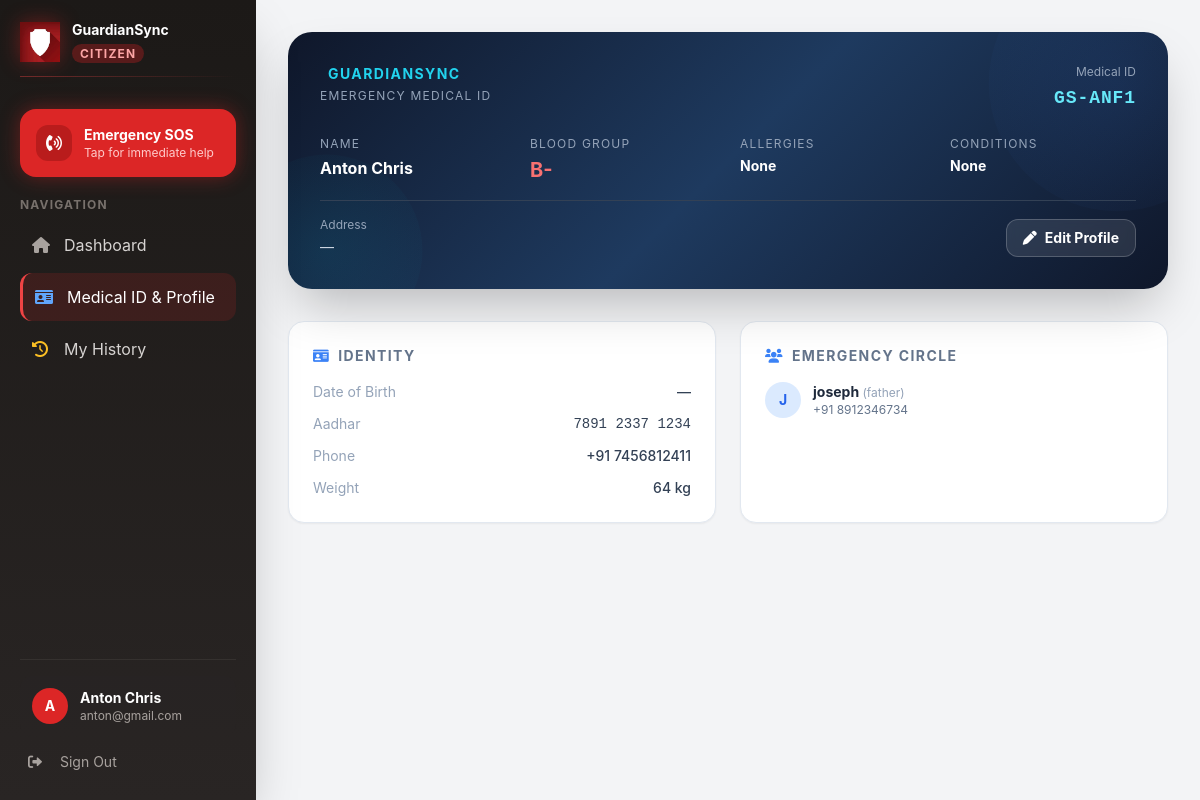
The page /user/profile (signed in) on the database its author committed.
### tables this page shows
CREATE TABLE users (
        id TEXT PRIMARY KEY,
        name TEXT NOT NULL,
        email TEXT UNIQUE NOT NULL,
        phone TEXT,
        password_hash TEXT NOT NULL,
        role TEXT DEFAULT "user",
        unit_id TEXT,
        created_at DATETIME DEFAULT CURRENT_TIMESTAMP);

CREATE TABLE user_profiles (
        user_id TEXT PRIMARY KEY,
        medical_id TEXT UNIQUE,
        full_name TEXT,
        dob TEXT,
        aadhar_number TEXT,
        address TEXT,
        blood_type TEXT,
        weight TEXT,
        allergies TEXT,
        conditions TEXT,
        phone TEXT,
        updated_at DATETIME DEFAULT CURRENT_TIMESTAMP);

CREATE TABLE emergency_contacts (
        id INTEGER PRIMARY KEY AUTOINCREMENT,
        user_id TEXT,
        name TEXT,
        relation TEXT,
        phone TEXT);

### main.py (the view)
@app.get("/user/profile")
async def user_profile(request: Request):
    user = get_session_user(request, "citizen")
    if not user: return RedirectResponse(url="/auth/login")
    conn = get_db()
    profile = conn.execute("SELECT * FROM user_profiles WHERE user_id = ?", (user["id"],)).fetchone()
    contacts = conn.execute("SELECT * FROM emergency_contacts WHERE user_id = ?", (user["id"],)).fetchall()
    conn.close()
    return templates.TemplateResponse("user/profile.html", {
        "request": request, "user": user, "user_id": user["id"],
        "profile": dict(profile) if profile else None,
        "contacts": [dict(c) for c in contacts],
        "success": request.query_params.get("success"),
        "error": request.query_params.get("error"),
    })

### templates/user/profile.html (shortened to what this page needs)
{% extends "user/layout.html" %}
{% block content %}
<div class="max-w-4xl">
  <div id="card-view">
    <div class="relative rounded-3xl overflow-hidden shadow-2xl mb-8"
      style="background: linear-gradient(135deg, #0f172a 0%, #1e3a5f 50%, #0f172a 100%); min-height: 200px;">
      <div class="absolute top-0 right-0 w-64 h-64 rounded-full opacity-10" style="background: radial-gradient(circle, #3b82f6, transparent); transform: translate(30%, -30%);"></div>
      <div class="absolute bottom-0 left-0 w-48 h-48 rounded-full opacity-10" style="background: radial-gradient(circle, #06b6d4, transparent); transform: translate(-30%, 30%);"></div>
      <div class="relative p-8 text-white">
        <div class="flex justify-between items-start mb-6">
          <div>
            <div class="flex items-center gap-2 mb-1">
              <span class="text-cyan-400 font-bold tracking-widest text-sm uppercase">GuardianSync</span>
            </div>
            <p class="text-xs text-slate-400 uppercase tracking-widest">Emergency Medical ID</p>
          </div>
          {% if profile and profile.medical_id %}
          <div class="text-right">
            <p class="text-xs text-slate-400 mb-1">Medical ID</p>
            <p class="font-mono font-bold text-cyan-300 text-lg tracking-wider">{{ profile.medical_id }}</p>
          </div>
          {% else %}
          <span class="bg-amber-400 text-amber-900 text-xs font-bold px-3 py-1 rounded-full">No ID yet</span>
          {% endif %}
        </div>
        <div class="grid grid-cols-2 md:grid-cols-4 gap-6">
          <div>
            <p class="text-xs text-slate-400 uppercase tracking-widest mb-1">Name</p>
            <p class="font-bold text-white">{{ profile.full_name if profile and profile.full_name else '—' }}</p>
          </div>
          <div>
            <p class="text-xs text-slate-400 uppercase tracking-widest mb-1">Blood Group</p>
            <p class="font-bold text-red-400 text-xl">{{ profile.blood_type if profile and profile.blood_type else '—' }}</p>
          </div>
          <div>
            <p class="text-xs text-slate-400 uppercase tracking-widest mb-1">Allergies</p>
            <p class="font-bold text-white text-sm">{{ profile.allergies if profile and profile.allergies else 'None' }}</p>
          </div>
          <div>
            <p class="text-xs text-slate-400 uppercase tracking-widest mb-1">Conditions</p>
            <p class="font-bold text-white text-sm">{{ profile.conditions if profile and profile.conditions else 'None' }}</p>
          </div>
        </div>
        <div class="mt-4 pt-4 border-t border-slate-700 flex justify-between items-end">
          <div>
            <p class="text-xs text-slate-400 mb-1">Address</p>
            <p class="text-sm text-slate-300">{{ profile.address if profile and profile.address else '—' }}</p>
          </div>
          <button onclick="switchToEdit()"
            class="flex items-center gap-2 bg-white/10 hover:bg-white/20 transition border border-white/20 text-white text-sm font-bold px-4 py-2 rounded-xl backdrop-blur-sm">
            <i class="fa-solid fa-pen"></i> Edit Profile
          </button>
        </div>
      </div>
    </div>
    <div class="grid grid-cols-1 md:grid-cols-2 gap-6 mb-6">
      <div class="bg-white border border-slate-200 rounded-2xl p-6 shadow-sm">
        <h3 class="text-sm font-bold text-slate-500 uppercase tracking-widest mb-4 flex items-center gap-2">
          <i class="fa-solid fa-id-card text-blue-500"></i> Identity
        </h3>
        <div class="space-y-3">
          <div class="flex justify-between">
            <span class="text-sm text-slate-400">Date of Birth</span>
            <span class="text-sm font-medium text-slate-700">{{ profile.dob if profile and profile.dob else '—' }}</span>
          </div>
          <div class="flex justify-between">
            <span class="text-sm text-slate-400">Aadhar</span>
            <span class="text-sm font-mono text-slate-700">{{ profile.aadhar_number if profile and profile.aadhar_number else '—' }}</span>
          </div>
          <div class="flex justify-between">
            <span class="text-sm text-slate-400">Phone</span>
            <span class="text-sm font-medium text-slate-700">{{ profile.phone if profile and profile.phone else '—' }}</span>
          </div>
          <div class="flex justify-between">
            <span class="text-sm text-slate-400">Weight</span>
            <span class="text-sm font-medium text-slate-700">{{ profile.weight + ' kg' if profile and profile.weight else '—' }}</span>
          </div>
        </div>
      </div>
      <div class="bg-white border border-slate-200 rounded-2xl p-6 shadow-sm">
        <h3 class="text-sm font-bold text-slate-500 uppercase tracking-widest mb-4 flex items-center gap-2">
          <i class="fa-solid fa-users text-blue-500"></i> Emergency Circle
        </h3>
        {% if contacts %}
          <div class="space-y-3">
            {% for c in contacts %}
            <div class="flex items-center gap-3">
              <div class="w-9 h-9 bg-blue-100 text-blue-600 rounded-full flex items-center justify-center font-bold text-sm flex-shrink-0">
                {{ c.name[0] | upper }}
              </div>
              <div class="flex-1">
                <p class="text-sm font-bold text-slate-800">{{ c.name }} <span class="text-slate-400 font-normal text-xs">({{ c.relation }})</span></p>
                <p class="text-xs text-slate-500">{{ c.phone }}</p>
              </div>
            </div>
            {% endfor %}
          </div>
        {% else %}
          <p class="text-sm text-slate-400 italic">No emergency contacts added yet.</p>
        {% endif %}
      </div>
    </div>
  </div>
</div>
{% endblock %}

### templates/user/layout.html (shortened to what this page needs)
<!DOCTYPE html>
<html lang="en">
<head>
  <script src="https://cdn.tailwindcss.com"></script>
  <link rel="stylesheet" href="https://cdnjs.cloudflare.com/ajax/libs/font-awesome/6.0.0/css/all.min.css">
</head>
<body class="bg-gray-100 flex min-h-screen">
  <div id="sidebar" class="w-64 user-sidebar min-h-screen fixed top-0 text-white p-5 shadow-2xl flex flex-col z-40
    fixed lg:sticky inset-y-0 left-0 transform -translate-x-full lg:translate-x-0 transition-transform duration-200">
    <div class="mb-8">
      <div class="flex items-center justify-between mb-3">
        <div class="flex items-center gap-3">
          <div class="w-10 h-10 bg-red-600  flex items-center justify-center sos-glow">
            <img src="/static/icon.jpeg" alt="GuardianSync Icon" class="ai-style-change-2">
          </div>
          <div>
            <p class="text-white font-bold text-sm">GuardianSync</p>
            <span class="text-xs px-2 py-0.5 rounded-full bg-red-900/60 text-red-300 font-bold uppercase tracking-widest">Citizen</span>
          </div>
        </div>
      </div>
      <div class="h-px bg-gradient-to-r from-red-500 to-transparent opacity-40"></div>
    </div>
    <a href="/user/sos" id="sos-nav-btn" class="flex items-center gap-3 p-4 rounded-2xl bg-red-600 hover:bg-red-700 transition mb-5 sos-glow group" data-path="/user/sos">
      <div class="w-9 h-9 bg-red-700 rounded-xl flex items-center justify-center group-hover:bg-red-800">
        <i class="fa-solid fa-phone-volume text-white animate-pulse"></i>
      </div>
      <div>
        <p class="font-bold text-white text-sm">Emergency SOS</p>
        <p class="text-red-200 text-xs">Tap for immediate help</p>
      </div>
    </a>
    <nav class="space-y-1 flex-1">
      <p class="text-stone-500 text-xs font-bold mb-2 uppercase tracking-widest">Navigation</p>
      <a href="/" class="nav-link flex items-center p-3 rounded-xl hover:bg-stone-700/50 transition text-stone-300 hover:text-white" data-path="/">
        <i class="fa-solid fa-house mr-3 w-5 text-stone-400"></i> Dashboard
      </a>
      <a href="/user/profile" class="nav-link flex items-center p-3 rounded-xl hover:bg-stone-700/50 transition text-stone-300 hover:text-white" data-path="/user/profile">
        <i class="fa-solid fa-id-card mr-3 w-5 text-blue-400"></i> Medical ID & Profile
      </a>
      <a href="/user/history" class="nav-link flex items-center p-3 rounded-xl hover:bg-stone-700/50 transition text-stone-300 hover:text-white" data-path="/user/history">
        <i class="fa-solid fa-clock-rotate-left mr-3 w-5 text-amber-400"></i> My History
      </a>
    </nav>
    <div class="pt-4 border-t border-stone-700/50 space-y-2">
      {% if user %}
      <div class="flex items-center gap-3 p-3 bg-stone-800/50 rounded-xl">
        <div class="w-9 h-9 bg-red-600 rounded-full flex items-center justify-center font-bold text-sm flex-shrink-0">
          {{ user.name[0] | upper }}
        </div>
        <div class="flex-1 min-w-0">
          <p class="text-white text-sm font-bold truncate">{{ user.name }}</p>
          <p class="text-stone-400 text-xs truncate">{{ user.email }}</p>
        </div>
      </div>
      <a href="/auth/logout/citizen" class="flex items-center p-2 rounded-lg hover:bg-red-900/30 text-stone-400 hover:text-red-400 transition text-sm">
        <i class="fa-solid fa-right-from-bracket mr-3 w-5"></i> Sign Out
      </a>
      {% endif %}
    </div>
  </div>
  <div class="flex-1 flex flex-col min-h-screen">
    <div class="flex-1 p-5 lg:p-8">
      {% block content %}{% endblock %}
    </div>
  </div>
</body>
</html>

### templates/user/layout.html (style rules this page uses)
body { font-family: 'Inter', system-ui, -apple-system, sans-serif; }
.user-sidebar { background: linear-gradient(180deg, #1c1917 0%, #292524 100%); }
.user-nav-active { background: rgba(220,38,38,0.15); border-left: 3px solid #ef4444; color: white; }
.sos-glow { box-shadow: 0 0 20px rgba(220,38,38,0.4); }

### rows shown on the page
users: name "A", name "Anton Chris", email "anton@gmail.com"
user_profiles: medical_id "GS-ANF1", full_name "Anton Chris", blood_type "B-", allergies "None", conditions "None", address "—", dob "—", aadhar_number "7891 2337 1234", phone "+91 7456812411", weight "64 kg"
emergency_contacts: name "J", name "joseph", relation "father", phone "+91 8912346734"
